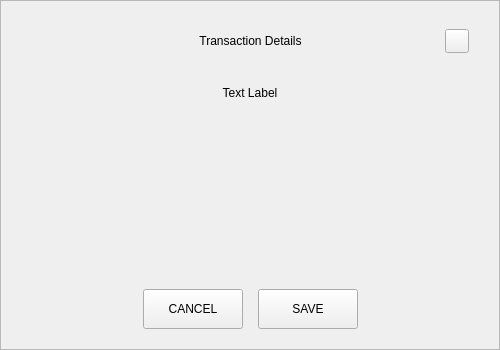
<?xml version="1.0" encoding="UTF-8"?>
<ui version="4.0">
 <class>DefaultDialog</class>
 <widget class="QWidget" name="DefaultDialog">
  <property name="geometry">
   <rect>
    <x>0</x>
    <y>0</y>
    <width>500</width>
    <height>350</height>
   </rect>
  </property>
  <property name="windowTitle">
   <string>Form</string>
  </property>
  <layout class="QVBoxLayout" name="verticalLayout_3">
   <property name="spacing">
    <number>0</number>
   </property>
   <property name="leftMargin">
    <number>0</number>
   </property>
   <property name="topMargin">
    <number>0</number>
   </property>
   <property name="rightMargin">
    <number>0</number>
   </property>
   <property name="bottomMargin">
    <number>0</number>
   </property>
   <item>
    <widget class="QFrame" name="frame">
     <property name="styleSheet">
      <string notr="true"/>
     </property>
     <property name="frameShape">
      <enum>QFrame::StyledPanel</enum>
     </property>
     <property name="frameShadow">
      <enum>QFrame::Raised</enum>
     </property>
     <layout class="QVBoxLayout" name="verticalLayout_2">
      <property name="spacing">
       <number>25</number>
      </property>
      <property name="leftMargin">
       <number>30</number>
      </property>
      <property name="topMargin">
       <number>20</number>
      </property>
      <property name="rightMargin">
       <number>30</number>
      </property>
      <property name="bottomMargin">
       <number>20</number>
      </property>
      <item>
       <layout class="QHBoxLayout" name="horizontalLayout_3">
        <property name="spacing">
         <number>0</number>
        </property>
        <item>
         <spacer name="horizontalSpacer_21">
          <property name="orientation">
           <enum>Qt::Horizontal</enum>
          </property>
          <property name="sizeHint" stdset="0">
           <size>
            <width>40</width>
            <height>20</height>
           </size>
          </property>
         </spacer>
        </item>
        <item>
         <widget class="QLabel" name="labelTitle">
          <property name="minimumSize">
           <size>
            <width>0</width>
            <height>40</height>
           </size>
          </property>
          <property name="maximumSize">
           <size>
            <width>16777215</width>
            <height>40</height>
           </size>
          </property>
          <property name="styleSheet">
           <string notr="true">padding-left:24px;</string>
          </property>
          <property name="text">
           <string>Transaction Details</string>
          </property>
          <property name="alignment">
           <set>Qt::AlignCenter</set>
          </property>
          <property name="margin">
           <number>7</number>
          </property>
         </widget>
        </item>
        <item>
         <spacer name="horizontalSpacer">
          <property name="orientation">
           <enum>Qt::Horizontal</enum>
          </property>
          <property name="sizeHint" stdset="0">
           <size>
            <width>40</width>
            <height>20</height>
           </size>
          </property>
         </spacer>
        </item>
        <item>
         <widget class="QPushButton" name="btnEsc">
          <property name="minimumSize">
           <size>
            <width>24</width>
            <height>24</height>
           </size>
          </property>
          <property name="maximumSize">
           <size>
            <width>24</width>
            <height>24</height>
           </size>
          </property>
          <property name="text">
           <string/>
          </property>
         </widget>
        </item>
       </layout>
      </item>
      <item>
       <widget class="QLabel" name="labelMessage">
        <property name="styleSheet">
         <string notr="true"/>
        </property>
        <property name="text">
         <string>Text Label</string>
        </property>
        <property name="alignment">
         <set>Qt::AlignCenter</set>
        </property>
        <property name="wordWrap">
         <bool>true</bool>
        </property>
       </widget>
      </item>
      <item>
       <spacer name="verticalSpacer_3">
        <property name="orientation">
         <enum>Qt::Vertical</enum>
        </property>
        <property name="sizeType">
         <enum>QSizePolicy::Expanding</enum>
        </property>
        <property name="sizeHint" stdset="0">
         <size>
          <width>20</width>
          <height>10</height>
         </size>
        </property>
       </spacer>
      </item>
      <item>
       <layout class="QHBoxLayout" name="horizontalLayout" stretch="0,0,0,0">
        <property name="spacing">
         <number>15</number>
        </property>
        <item>
         <spacer name="horizontalSpacer11">
          <property name="orientation">
           <enum>Qt::Horizontal</enum>
          </property>
          <property name="sizeHint" stdset="0">
           <size>
            <width>40</width>
            <height>20</height>
           </size>
          </property>
         </spacer>
        </item>
        <item>
         <widget class="QPushButton" name="btnCancel">
          <property name="minimumSize">
           <size>
            <width>100</width>
            <height>40</height>
           </size>
          </property>
          <property name="maximumSize">
           <size>
            <width>170</width>
            <height>16777215</height>
           </size>
          </property>
          <property name="text">
           <string>CANCEL</string>
          </property>
         </widget>
        </item>
        <item>
         <widget class="QPushButton" name="btnSave">
          <property name="minimumSize">
           <size>
            <width>100</width>
            <height>40</height>
           </size>
          </property>
          <property name="maximumSize">
           <size>
            <width>170</width>
            <height>16777215</height>
           </size>
          </property>
          <property name="text">
           <string>SAVE</string>
          </property>
         </widget>
        </item>
        <item>
         <spacer name="horizontalSpacer_2">
          <property name="orientation">
           <enum>Qt::Horizontal</enum>
          </property>
          <property name="sizeHint" stdset="0">
           <size>
            <width>40</width>
            <height>20</height>
           </size>
          </property>
         </spacer>
        </item>
       </layout>
      </item>
     </layout>
    </widget>
   </item>
  </layout>
 </widget>
 <resources/>
 <connections/>
</ui>
